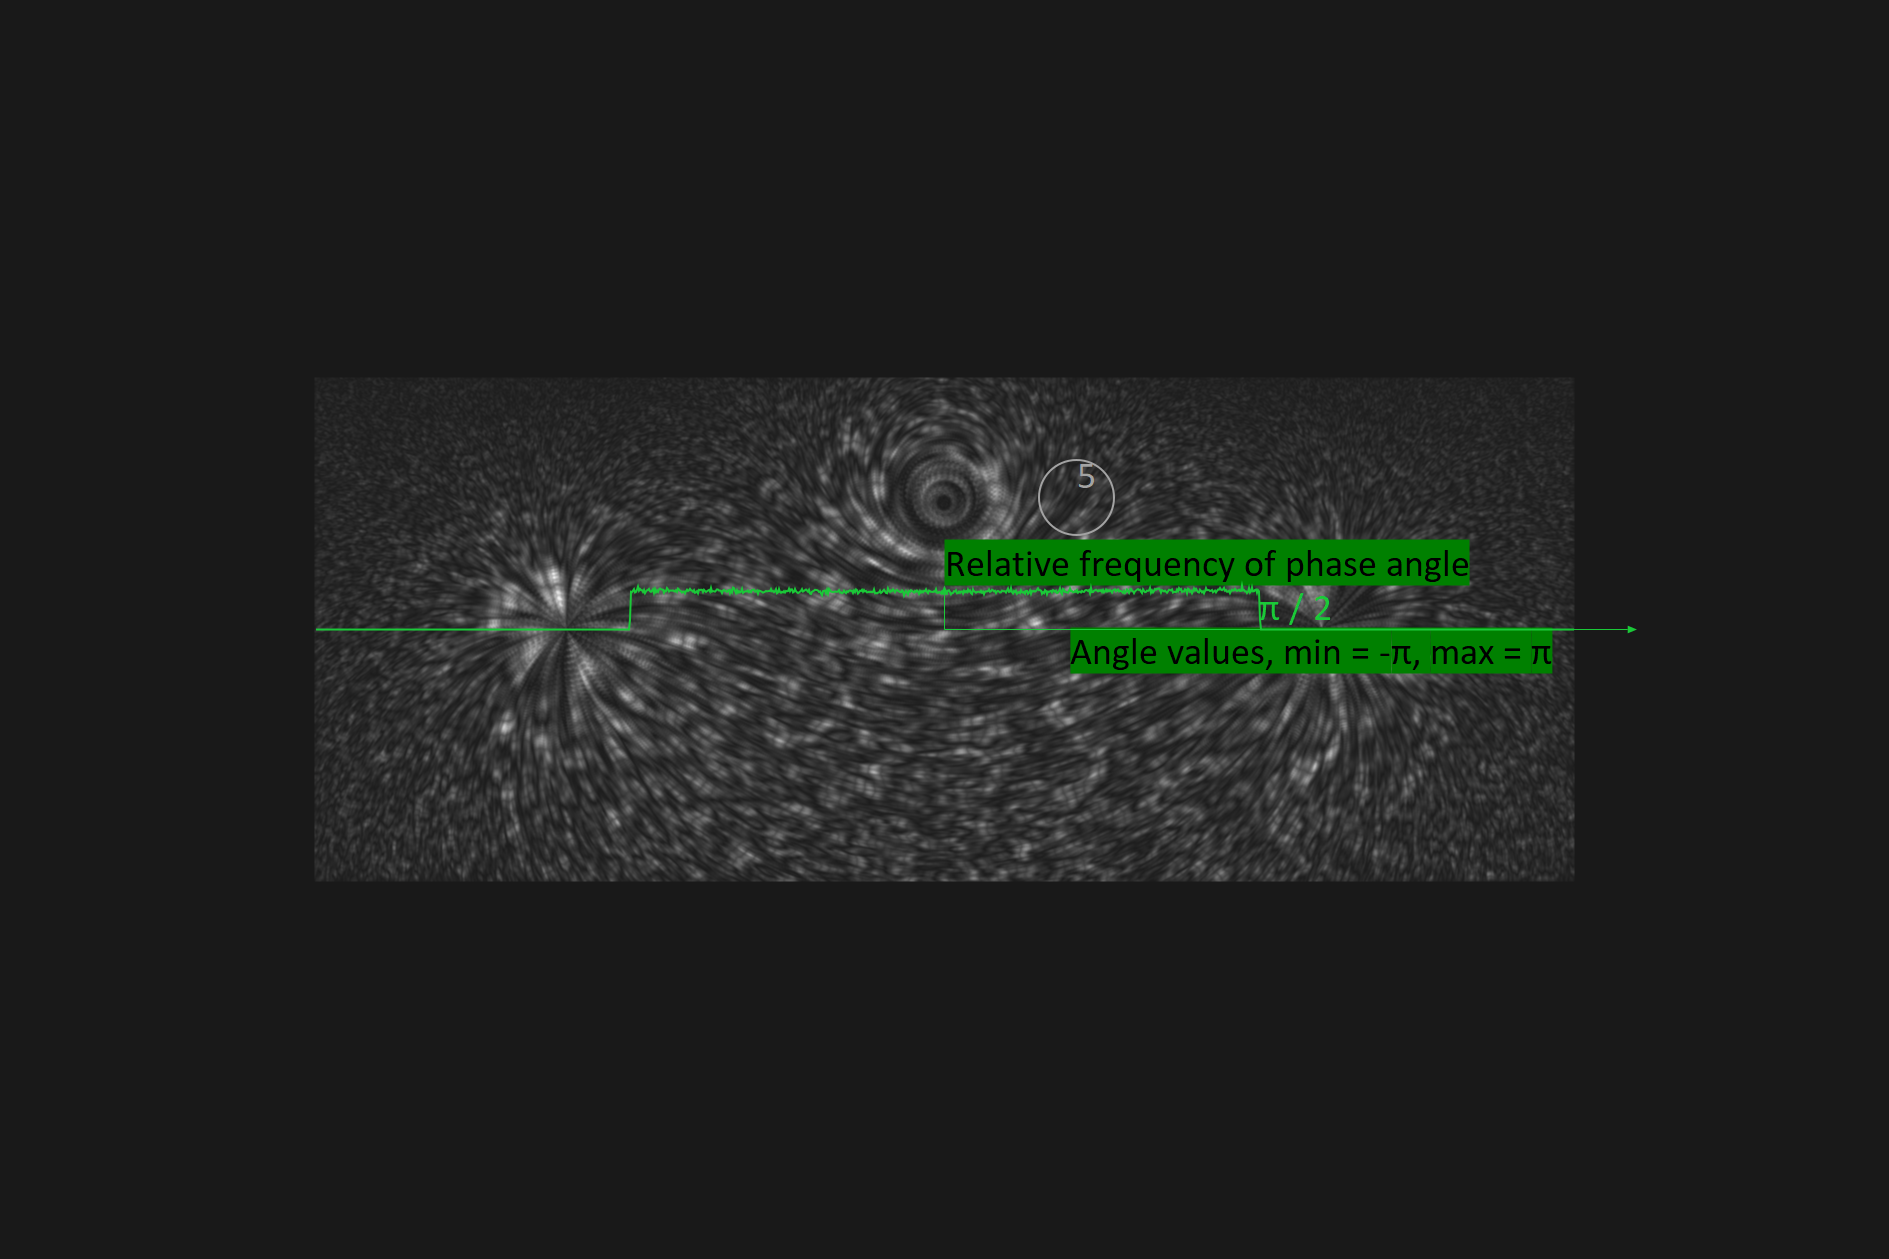

Reproduce this figure in Julia.
import MechanicalSketch
import MechanicalSketch: empty_figure, background, sethue, O, WI, HE, EM, FS, finish,
       PALETTE, setfont, settext, setline, color_with_luminance
import MechanicalSketch: dimension_aligned, move, do_action, noise_between_wavelengths
import MechanicalSketch: generate_complex_potential_source, generate_complex_potential_vortex
import MechanicalSketch: @import_expand, Quantity, @layer
import MechanicalSketch: draw_color_map, draw_real_legend, setscale_dist, lenient_min_max
import MechanicalSketch: ∙, ∇_rectangle, SVector, convolute_pixel, rk4_steps!, normalize_datarange, draw_streamlines
import Interpolations: interpolate, Gridded, Linear, Flat, extrapolate
import MechanicalSketch: Movie, Scene, animate, circle, Point, arrow, poly, textextents
using BenchmarkTools
#let



if !@isdefined m²
    @import_expand m # Will error if m² already is in the namespace
    @import_expand s
end
# Reuse the velocityfield from here
include("test_functions_24.jl")
include("test_functions_32.jl")

# Scaling
physwidth = 10.0m
height_relative_width = 0.4
physheight = physwidth * height_relative_width
screen_width_frac = 2 / 3
setscale_dist(physwidth / (screen_width_frac * WI))

# Reuse the flow field from test_23.jl, a matrix of complex velocities with an element per pixel.
A = flowfield_23();
# We are going to use the velocity vector field in a lot of calculations,
# and interpolate between the calculated pixel values
xs = range(-physwidth/2, stop = physwidth / 2, length = size(A)[2]);
ys = range(-height_relative_width * physwidth/2, stop = height_relative_width * physwidth / 2, length = size(A)[1]);
fxy_inter = interpolate((xs, ys), map( cmplx -> (real(cmplx), imag(cmplx)), transpose(A)[ : , end:-1:1]), Gridded(Linear()));
fxy = extrapolate(fxy_inter, Flat());
# TODO test whether the interpolation saves time.

# Streamline convolution preparation

# Length of a streamline in time, including forward and back
Δt = 2.0s
# Number of waves over one streamline
wave_per_streamline = 2
# Frequency of interest
f_0 = wave_per_streamline / Δt
# Number of sample points per set (1 to 9 from tracking backward, 10 (start) to including 20 forward)
n = 20
# Sampling frequency.
f_s = n / Δt
# Unitless, normalized circular frequency of interest
ω_0n = 2π ∙ f_0 / f_s

# Velocity scale from, to
v_min, v_max = lenient_min_max(A)
# Noise spectrum wavelengths
λ_min, λ_max = Δt∙(v_min, v_max) / wave_per_streamline
# Simplex noise matrix with linear spectrum - x in rows, y in columns
no = noise_between_wavelengths(λ_min, λ_max, xs, ys);
# Make a function that interpolates between noise pixels:
nxy_inter = interpolate((xs, ys), transpose(no)[ : , end:-1:1], Gridded(Linear()));
nxy = extrapolate(nxy_inter, Flat());


z_transform_32(fxy, nxy, 0.0m, 0.0m, f_s, f_0, wave_per_streamline)



@time M = convolute_image_32(xs, ys, fxy, nxy, f_s, f_0, 0.5m/s, wave_per_streamline); # 30 s 50M allocations
                                                                # 26s 1.76M allocations
                                                                # 27s 2 allocations
                                                                # 28s 1.38 M all

# The distribution of phase angles (complex arguments) ought to be flat between -π and π. Let's check that:
n_pixels = round(Int, screen_width_frac * WI)
curpoint = O

phasetop, binwidth, relfreq = phase_histog(M, n_pixels)
histogrampoints = Point.(collect(phasetop * n_pixels / 2π), -EM .* relfreq)

framrat = 30/s

frames = n / Δt


function frame32(scene, framenumber)

    θ = 2π ∙ framenumber / (n * wave_per_streamline)
    u = exp(θ∙im)
    mi, ma = lenient_min_max(M)
    currentvals = map(M) do complexval
        θ_pixel = sawtooth(angle(complexval) + θ, π / wave_per_streamline)
        r = hypot(complexval)
        (1.0 + r∙cos(θ_pixel)) * r / (2.0 * ma)
    end
    draw_color_map(O, currentvals, normalize_data_range = false)
    circle(O + (3EM, -3EM), 1FS, :stroke)
    settext(string(framenumber), O + (3EM, -3EM))
    sethue("black")
    settext("<span background='green'>Relative frequency of phase angle</span>", curpoint + (0.0,  -EM ), markup=true)
    settext("<span background='green'>Angle values, min = -π, max = π</span>", O + (n_pixels * 0.2 / 2, EM), markup=true)
    @layer begin
        sethue(PALETTE[3])
        arrow(O, O + (0.0,  -EM))
        arrow(O, O + (n_pixels * 1.1 / 2, 0.0))
        poly(O .+ histogrampoints, :stroke)
        settext("π / 2 ", O + (n_pixels / 4,  0.0), markup=true)
     end
end

function frame32a(scene, framenumber)
    # TODO make a function generator, capturing n / Δt and adopting to frame rate 30/s
    θ = 2π ∙ framenumber / (n * wave_per_streamline)
    u = exp(θ∙im)
    mi, ma = lenient_min_max(M)
    currentvals = map(M) do complexval
        θ_pixel = sawtooth(angle(complexval) + θ, π / wave_per_streamline)
        r = hypot(complexval)
        r∙cos(θ_pixel) / ma
    end
    draw_color_map(O, currentvals, normalize_data_range = false)
    circle(O + (3EM, -3EM), 1FS, :stroke)
    settext(string(framenumber), O + (3EM, -3EM))
    sethue("black")
    settext("<span background='green'>Relative frequency of phase angle</span>", curpoint + (0.0,  -EM ), markup=true)
    settext("<span background='green'>Angle values, min = -π, max = π</span>", O + (n_pixels * 0.2 / 2, EM), markup=true)
    @layer begin
        sethue(PALETTE[3])
        arrow(O, O + (0.0,  -EM))
        arrow(O, O + (n_pixels * 1.1 / 2, 0.0))
        poly(O .+ histogrampoints, :stroke)
        settext("π / 2 ", O + (n_pixels / 4,  0.0), markup=true)
        end
end
begin
    empty_figure(joinpath(@__DIR__, "test_32.png"));
    frame32(1, 5)
    finish()
end
backdrop(scene, framenumber) =  color_with_luminance(PALETTE[8], 0.1)

demo = Movie(length(xs), length(ys), "test", 0:19)
animate(demo, [
    Scene(demo, backdrop, 0:19),
    Scene(demo, frame32, 0:19)],
    creategif = true,
    pathname = joinpath(@__DIR__, "test_32.gif"),
    framerate = n ∙ s / Δt)


begin
    empty_figure(joinpath(@__DIR__, "test_32a.png"));
    frame32a(1, 5)
    finish()
end

animate(demo, [
    Scene(demo, backdrop, 0:19),
    Scene(demo, frame32a, 0:19)],
    creategif = true,
    pathname = joinpath(@__DIR__, "test_32a.gif"),
    framerate = n ∙ s / Δt)


# Try with a uniform velocity field
A = 0.0.*A
A = map(A) do x
    complex(0.5, 0.0)m/s
end
for (i, val) in enumerate(A)
    A[i] = val * i / (length(xs) * length(ys))
end
fxy_inter = interpolate((xs, ys), map( cmplx -> (real(cmplx), imag(cmplx)), transpose(A)[ : , end:-1:1]), Gridded(Linear()));
fxy = extrapolate(fxy_inter, Flat());

@time MU = convolute_image_32(xs, ys, fxy, nxy, f_s, f_0, 0.5m/s, wave_per_streamline); # 30 s 50M allocations
                                                                # 26s 1.76M allocations

function frame32b(scene, framenumber)
    θ = 2π ∙ wave_per_streamline ∙ framenumber / 20
    u = exp(θ∙im)
    mi, ma = lenient_min_max(MU)
    currentvals = map(MU) do complexval
        θ_pixel = sawtooth(angle(complexval) + θ, π / wave_per_streamline)
        r = hypot(complexval)
        r∙cos(θ_pixel) / ma
    end
    draw_color_map(O, currentvals, normalize_data_range = false)
    sethue("black")
    circle(O + (3EM, -3EM), 1FS, :stroke)
    settext(string(framenumber), O + (3EM, -3EM))
end

demo = Movie(length(xs), length(ys), "test", 0:19)
animate(demo, [
    Scene(demo, backdrop, 0:19),
    Scene(demo, frame32b, 0:19)],
    creategif=true,
    pathname= joinpath(@__DIR__, "test_32b.gif"),
    framerate = n ∙ s / Δt)

begin
    empty_figure(joinpath(@__DIR__, "test_32b.png"));
    frame32b(1, 5)
    finish()
end

finish()
#end
